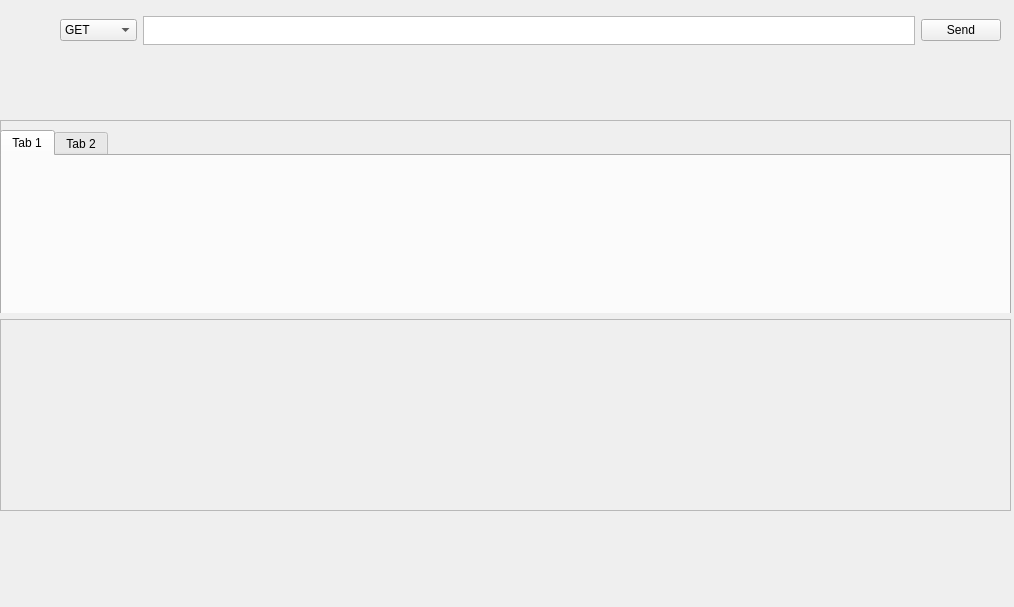
<?xml version="1.0" encoding="UTF-8"?>
<ui version="4.0">
 <class>api_tool</class>
 <widget class="QFrame" name="api_tool">
  <property name="geometry">
   <rect>
    <x>0</x>
    <y>0</y>
    <width>1014</width>
    <height>607</height>
   </rect>
  </property>
  <property name="windowTitle">
   <string>Frame</string>
  </property>
  <property name="styleSheet">
   <string notr="true"/>
  </property>
  <widget class="QWidget" name="">
   <property name="geometry">
    <rect>
     <x>60</x>
     <y>10</y>
     <width>941</width>
     <height>41</height>
    </rect>
   </property>
   <layout class="QHBoxLayout" name="horizontalLayout">
    <item>
     <widget class="QComboBox" name="comboBox">
      <item>
       <property name="text">
        <string>GET</string>
       </property>
      </item>
      <item>
       <property name="text">
        <string>POST</string>
       </property>
      </item>
      <item>
       <property name="text">
        <string>PUT</string>
       </property>
      </item>
      <item>
       <property name="text">
        <string>DELETE</string>
       </property>
      </item>
     </widget>
    </item>
    <item>
     <widget class="QTextEdit" name="textEdit">
      <property name="maximumSize">
       <size>
        <width>16777215</width>
        <height>29</height>
       </size>
      </property>
     </widget>
    </item>
    <item>
     <widget class="QPushButton" name="pushButton">
      <property name="text">
       <string>Send</string>
      </property>
     </widget>
    </item>
   </layout>
  </widget>
  <widget class="QWidget" name="">
   <property name="geometry">
    <rect>
     <x>0</x>
     <y>120</y>
     <width>1011</width>
     <height>391</height>
    </rect>
   </property>
   <layout class="QVBoxLayout" name="verticalLayout">
    <item>
     <widget class="QFrame" name="frame">
      <property name="frameShape">
       <enum>QFrame::StyledPanel</enum>
      </property>
      <property name="frameShadow">
       <enum>QFrame::Raised</enum>
      </property>
      <widget class="QTabWidget" name="tabWidget">
       <property name="geometry">
        <rect>
         <x>0</x>
         <y>10</y>
         <width>1011</width>
         <height>191</height>
        </rect>
       </property>
       <widget class="QWidget" name="tab">
        <attribute name="title">
         <string>Tab 1</string>
        </attribute>
       </widget>
       <widget class="QWidget" name="tab_2">
        <attribute name="title">
         <string>Tab 2</string>
        </attribute>
       </widget>
      </widget>
     </widget>
    </item>
    <item>
     <widget class="QFrame" name="frame_2">
      <property name="frameShape">
       <enum>QFrame::StyledPanel</enum>
      </property>
      <property name="frameShadow">
       <enum>QFrame::Raised</enum>
      </property>
     </widget>
    </item>
   </layout>
  </widget>
 </widget>
 <resources/>
 <connections/>
</ui>
